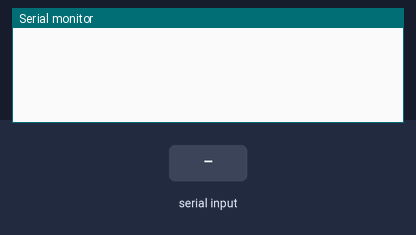
Bench run of a sketch on a simulated Arduino Uno, built with avr-gcc and run on an emulated ATmega328P. Shown: the last lines printed to the serial monitor. The test bench sets the inputs (shaded band).

Above: at 1.2 s.
1.3 s: "90,45\n" received over Serial
At 2.1 s:
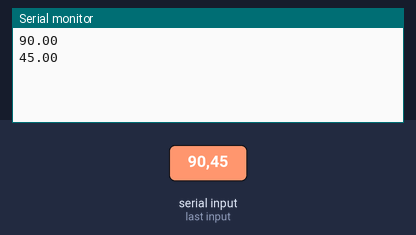
2.8 s: "30,150\n" received over Serial
At 5.1 s:
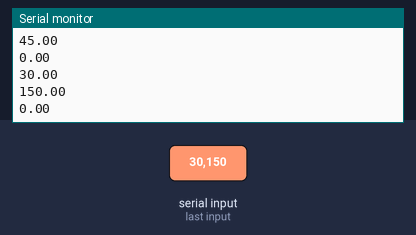
Timing chart, 0 to 6.6 s (numbered marks = the images above; inputs shaded):
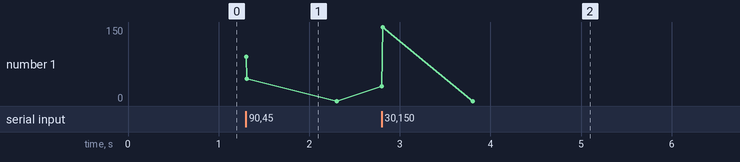

The sketch:

serial.ino
```cpp
int incomingByte = 0;   // for incoming serial data

void setup() {
   Serial.begin(9600);     // opens serial port, sets data rate to 9600 bps
}

void loop() {

String content = "";
  char character;
  double x;

  if(Serial.available()) {
      x = Serial.parseFloat();
      Serial.println(x);
  }


}
```

Measured:
- after the input at 1.3 s, the serial monitor: prints a new line at once (image 1)
- after the input at 2.8 s, the serial monitor: prints a new line at once (image 2)
